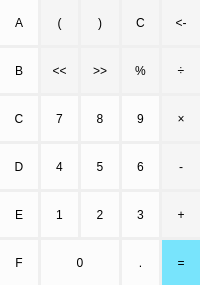
          <widget class="QWidget" name="buttonPage">
           <attribute name="title">
            <string> 键盘</string>
           </attribute>
           <layout class="QVBoxLayout" name="verticalLayout_3">
            <property name="leftMargin">
             <number>0</number>
            </property>
            <property name="topMargin">
             <number>0</number>
            </property>
            <property name="rightMargin">
             <number>0</number>
            </property>
            <property name="bottomMargin">
             <number>0</number>
            </property>
            <item>
             <layout class="QGridLayout" name="gridLayout">
              <property name="spacing">
               <number>3</number>
              </property>
              <item row="3" column="3">
               <widget class="QPushButton" name="num9">
                <property name="sizePolicy">
                 <sizepolicy hsizetype="Preferred" vsizetype="Preferred">
                  <horstretch>0</horstretch>
                  <verstretch>0</verstretch>
                 </sizepolicy>
                </property>
                <property name="minimumSize">
                 <size>
                  <width>0</width>
                  <height>45</height>
                 </size>
                </property>
                <property name="focusPolicy">
                 <enum>Qt::TabFocus</enum>
                </property>
                <property name="styleSheet">
                 <string notr="true">QPushButton
{
	background-color: rgba(255,255, 255,200);
	border:15px;
}
QPushButton:hover
{
    background-color: rgba(200,200, 200,200);
	border:15px;
}
QPushButton:pressed
{
  	background-color: rgba(137,137, 137,200);
	border:15px;
}</string>
                </property>
                <property name="text">
                 <string>9</string>
                </property>
               </widget>
              </item>
              <item row="2" column="2">
               <widget class="QPushButton" name="opRsh">
                <property name="sizePolicy">
                 <sizepolicy hsizetype="Preferred" vsizetype="Preferred">
                  <horstretch>0</horstretch>
                  <verstretch>0</verstretch>
                 </sizepolicy>
                </property>
                <property name="minimumSize">
                 <size>
                  <width>0</width>
                  <height>45</height>
                 </size>
                </property>
                <property name="focusPolicy">
                 <enum>Qt::TabFocus</enum>
                </property>
                <property name="styleSheet">
                 <string notr="true">QPushButton
{
	background-color: rgba(255,255, 255,100);
	border:15px;
}
QPushButton:hover
{
    background-color: rgba(200,200, 200,100);
	border:15px;
}
QPushButton:pressed
{
  	background-color: rgba(137,137, 137,100);
	border:15px;
}</string>
                </property>
                <property name="text">
                 <string>&gt;&gt;</string>
                </property>
               </widget>
              </item>
              <item row="4" column="2">
               <widget class="QPushButton" name="num5">
                <property name="sizePolicy">
                 <sizepolicy hsizetype="Preferred" vsizetype="Preferred">
                  <horstretch>0</horstretch>
                  <verstretch>0</verstretch>
                 </sizepolicy>
                </property>
                <property name="minimumSize">
                 <size>
                  <width>0</width>
                  <height>45</height>
                 </size>
                </property>
                <property name="focusPolicy">
                 <enum>Qt::TabFocus</enum>
                </property>
                <property name="styleSheet">
                 <string notr="true">QPushButton
{
	background-color: rgba(255,255, 255,200);
	border:15px;
}
QPushButton:hover
{
    background-color: rgba(200,200, 200,200);
	border:15px;
}
QPushButton:pressed
{
  	background-color: rgba(137,137, 137,200);
	border:15px;
}</string>
                </property>
                <property name="text">
                 <string>5</string>
                </property>
               </widget>
              </item>
              <item row="3" column="2">
               <widget class="QPushButton" name="num8">
                <property name="sizePolicy">
                 <sizepolicy hsizetype="Preferred" vsizetype="Preferred">
                  <horstretch>0</horstretch>
                  <verstretch>0</verstretch>
                 </sizepolicy>
                </property>
                <property name="minimumSize">
                 <size>
                  <width>0</width>
                  <height>45</height>
                 </size>
                </property>
                <property name="focusPolicy">
                 <enum>Qt::TabFocus</enum>
                </property>
                <property name="styleSheet">
                 <string notr="true">QPushButton
{
	background-color: rgba(255,255, 255,200);
	border:15px;
}
QPushButton:hover
{
    background-color: rgba(200,200, 200,200);
	border:15px;
}
QPushButton:pressed
{
  	background-color: rgba(137,137, 137,200);
	border:15px;
}</string>
                </property>
                <property name="text">
                 <string>8</string>
                </property>
               </widget>
              </item>
              <item row="2" column="4">
               <widget class="QPushButton" name="opDiv">
                <property name="sizePolicy">
                 <sizepolicy hsizetype="Preferred" vsizetype="Preferred">
                  <horstretch>0</horstretch>
                  <verstretch>0</verstretch>
                 </sizepolicy>
                </property>
                <property name="minimumSize">
                 <size>
                  <width>0</width>
                  <height>45</height>
                 </size>
                </property>
                <property name="focusPolicy">
                 <enum>Qt::TabFocus</enum>
                </property>
                <property name="styleSheet">
                 <string notr="true">QPushButton
{
	background-color: rgba(255,255, 255,100);
	border:15px;
}
QPushButton:hover
{
    background-color: rgba(200,200, 200,100);
	border:15px;
}
QPushButton:pressed
{
  	background-color: rgba(137,137, 137,100);
	border:15px;
}</string>
                </property>
                <property name="text">
                 <string>÷</string>
                </property>
               </widget>
              </item>
              <item row="5" column="4">
               <widget class="QPushButton" name="opAdd">
                <property name="sizePolicy">
                 <sizepolicy hsizetype="Preferred" vsizetype="Preferred">
                  <horstretch>0</horstretch>
                  <verstretch>0</verstretch>
                 </sizepolicy>
                </property>
                <property name="minimumSize">
                 <size>
                  <width>0</width>
                  <height>45</height>
                 </size>
                </property>
                <property name="mouseTracking">
                 <bool>true</bool>
                </property>
                <property name="focusPolicy">
                 <enum>Qt::TabFocus</enum>
                </property>
                <property name="styleSheet">
                 <string notr="true">QPushButton
{
	background-color: rgba(255,255, 255,100);
	border:15px;
}
QPushButton:hover
{
    background-color: rgba(200,200, 200,100);
	border:15px;
}
QPushButton:pressed
{
  	background-color: rgba(137,137, 137,100);
	border:15px;
}</string>
                </property>
                <property name="text">
                 <string>+</string>
                </property>
                <property name="default">
                 <bool>false</bool>
                </property>
               </widget>
              </item>
              <item row="6" column="4">
               <widget class="QPushButton" name="opEqual">
                <property name="sizePolicy">
                 <sizepolicy hsizetype="Minimum" vsizetype="Preferred">
                  <horstretch>0</horstretch>
                  <verstretch>0</verstretch>
                 </sizepolicy>
                </property>
                <property name="minimumSize">
                 <size>
                  <width>0</width>
                  <height>45</height>
                 </size>
                </property>
                <property name="mouseTracking">
                 <bool>true</bool>
                </property>
                <property name="styleSheet">
                 <string notr="true">QPushButton
{
	background-color: rgba(87,224, 255,200);
	border:15px;
}
QPushButton:hover
{
    background-color: rgba(50, 200, 255,200);
	border:15px;
}
QPushButton:pressed
{
  	background-color: rgba(0,150, 255,200);
	border:15px;
}</string>
                </property>
                <property name="text">
                 <string>=</string>
                </property>
                <property name="default">
                 <bool>true</bool>
                </property>
               </widget>
              </item>
              <item row="1" column="3">
               <widget class="QPushButton" name="opClear">
                <property name="sizePolicy">
                 <sizepolicy hsizetype="Preferred" vsizetype="Preferred">
                  <horstretch>0</horstretch>
                  <verstretch>0</verstretch>
                 </sizepolicy>
                </property>
                <property name="minimumSize">
                 <size>
                  <width>0</width>
                  <height>45</height>
                 </size>
                </property>
                <property name="focusPolicy">
                 <enum>Qt::TabFocus</enum>
                </property>
                <property name="styleSheet">
                 <string notr="true">QPushButton
{
	background-color: rgba(255,255, 255,100);
	border:15px;
}
QPushButton:hover
{
    background-color: rgba(200,200, 200,100);
	border:15px;
}
QPushButton:pressed
{
  	background-color: rgba(137,137, 137,100);
	border:15px;
}</string>
                </property>
                <property name="text">
                 <string>C</string>
                </property>
               </widget>
              </item>
              <item row="4" column="3">
               <widget class="QPushButton" name="num6">
                <property name="sizePolicy">
                 <sizepolicy hsizetype="Preferred" vsizetype="Preferred">
                  <horstretch>0</horstretch>
                  <verstretch>0</verstretch>
                 </sizepolicy>
                </property>
                <property name="minimumSize">
                 <size>
                  <width>0</width>
                  <height>45</height>
                 </size>
                </property>
                <property name="focusPolicy">
                 <enum>Qt::TabFocus</enum>
                </property>
                <property name="styleSheet">
                 <string notr="true">QPushButton
{
	background-color: rgba(255,255, 255,200);
	border:15px;
}
QPushButton:hover
{
    background-color: rgba(200,200, 200,200);
	border:15px;
}
QPushButton:pressed
{
  	background-color: rgba(137,137, 137,200);
	border:15px;
}</string>
                </property>
                <property name="text">
                 <string>6</string>
                </property>
               </widget>
              </item>
              <item row="4" column="4">
               <widget class="QPushButton" name="opSub">
                <property name="sizePolicy">
                 <sizepolicy hsizetype="Preferred" vsizetype="Preferred">
                  <horstretch>0</horstretch>
                  <verstretch>0</verstretch>
                 </sizepolicy>
                </property>
                <property name="minimumSize">
                 <size>
                  <width>0</width>
                  <height>45</height>
                 </size>
                </property>
                <property name="focusPolicy">
                 <enum>Qt::TabFocus</enum>
                </property>
                <property name="styleSheet">
                 <string notr="true">QPushButton
{
	background-color: rgba(255,255, 255,100);
	border:15px;
}
QPushButton:hover
{
    background-color: rgba(200,200, 200,100);
	border:15px;
}
QPushButton:pressed
{
  	background-color: rgba(137,137, 137,100);
	border:15px;
}</string>
                </property>
                <property name="text">
                 <string>-</string>
                </property>
               </widget>
              </item>
              <item row="5" column="2">
               <widget class="QPushButton" name="num2">
                <property name="sizePolicy">
                 <sizepolicy hsizetype="Minimum" vsizetype="Preferred">
                  <horstretch>0</horstretch>
                  <verstretch>0</verstretch>
                 </sizepolicy>
                </property>
                <property name="minimumSize">
                 <size>
                  <width>0</width>
                  <height>45</height>
                 </size>
                </property>
                <property name="mouseTracking">
                 <bool>true</bool>
                </property>
                <property name="focusPolicy">
                 <enum>Qt::TabFocus</enum>
                </property>
                <property name="styleSheet">
                 <string notr="true">QPushButton
{
	background-color: rgba(255,255, 255,200);
	border:15px;
}
QPushButton:hover
{
    background-color: rgba(200,200, 200,200);
	border:15px;
}
QPushButton:pressed
{
  	background-color: rgba(137,137, 137,200);
	border:15px;
}</string>
                </property>
                <property name="text">
                 <string>2</string>
                </property>
               </widget>
              </item>
              <item row="6" column="3">
               <widget class="QPushButton" name="opDot">
                <property name="sizePolicy">
                 <sizepolicy hsizetype="Preferred" vsizetype="Preferred">
                  <horstretch>0</horstretch>
                  <verstretch>0</verstretch>
                 </sizepolicy>
                </property>
                <property name="minimumSize">
                 <size>
                  <width>0</width>
                  <height>45</height>
                 </size>
                </property>
                <property name="mouseTracking">
                 <bool>true</bool>
                </property>
                <property name="focusPolicy">
                 <enum>Qt::TabFocus</enum>
                </property>
                <property name="styleSheet">
                 <string notr="true">QPushButton
{
	background-color: rgba(255,255, 255,200);
	border:15px;
}
QPushButton:hover
{
    background-color: rgba(200,200, 200,200);
	border:15px;
}
QPushButton:pressed
{
  	background-color: rgba(137,137, 137,200);
	border:15px;
}</string>
                </property>
                <property name="text">
                 <string>.</string>
                </property>
               </widget>
              </item>
              <item row="5" column="3">
               <widget class="QPushButton" name="num3">
                <property name="sizePolicy">
                 <sizepolicy hsizetype="Preferred" vsizetype="Preferred">
                  <horstretch>0</horstretch>
                  <verstretch>0</verstretch>
                 </sizepolicy>
                </property>
                <property name="minimumSize">
                 <size>
                  <width>0</width>
                  <height>45</height>
                 </size>
                </property>
                <property name="mouseTracking">
                 <bool>true</bool>
                </property>
                <property name="focusPolicy">
                 <enum>Qt::TabFocus</enum>
                </property>
                <property name="styleSheet">
                 <string notr="true">QPushButton
{
	background-color: rgba(255,255, 255,200);
	border:15px;
}
QPushButton:hover
{
    background-color: rgba(200,200, 200,200);
	border:15px;
}
QPushButton:pressed
{
  	background-color: rgba(137,137, 137,200);
	border:15px;
}</string>
                </property>
                <property name="text">
                 <string>3</string>
                </property>
               </widget>
              </item>
              <item row="2" column="1">
               <widget class="QPushButton" name="opLsh">
                <property name="sizePolicy">
                 <sizepolicy hsizetype="Preferred" vsizetype="Preferred">
                  <horstretch>0</horstretch>
                  <verstretch>0</verstretch>
                 </sizepolicy>
                </property>
                <property name="minimumSize">
                 <size>
                  <width>0</width>
                  <height>45</height>
                 </size>
                </property>
                <property name="focusPolicy">
                 <enum>Qt::TabFocus</enum>
                </property>
                <property name="styleSheet">
                 <string notr="true">QPushButton
{
	background-color: rgba(255,255, 255,100);
	border:15px;
}
QPushButton:hover
{
    background-color: rgba(200,200, 200,100);
	border:15px;
}
QPushButton:pressed
{
  	background-color: rgba(137,137, 137,100);
	border:15px;
}</string>
                </property>
                <property name="text">
                 <string>&lt;&lt;</string>
                </property>
               </widget>
              </item>
              <item row="1" column="4">
               <widget class="QPushButton" name="bckSpace">
                <property name="sizePolicy">
                 <sizepolicy hsizetype="Preferred" vsizetype="Preferred">
                  <horstretch>0</horstretch>
                  <verstretch>0</verstretch>
                 </sizepolicy>
                </property>
                <property name="minimumSize">
                 <size>
                  <width>0</width>
                  <height>45</height>
                 </size>
                </property>
                <property name="focusPolicy">
                 <enum>Qt::TabFocus</enum>
                </property>
                <property name="styleSheet">
                 <string notr="true">QPushButton
{
	background-color: rgba(255,255, 255,100);
	border:15px;
}
QPushButton:hover
{
    background-color: rgba(200,200, 200,100);
	border:15px;
}
QPushButton:pressed
{
  	background-color: rgba(137,137, 137,100);
	border:15px;
}</string>
                </property>
                <property name="text">
                 <string>&lt;-</string>
                </property>
               </widget>
              </item>
              <item row="4" column="1">
               <widget class="QPushButton" name="num4">
                <property name="sizePolicy">
                 <sizepolicy hsizetype="Preferred" vsizetype="Preferred">
                  <horstretch>0</horstretch>
                  <verstretch>0</verstretch>
                 </sizepolicy>
                </property>
                <property name="minimumSize">
                 <size>
                  <width>0</width>
                  <height>45</height>
                 </size>
                </property>
                <property name="focusPolicy">
                 <enum>Qt::TabFocus</enum>
                </property>
                <property name="styleSheet">
                 <string notr="true">QPushButton
{
	background-color: rgba(255,255, 255,200);
	border:15px;
}
QPushButton:hover
{
    background-color: rgba(200,200, 200,200);
	border:15px;
}
QPushButton:pressed
{
  	background-color: rgba(137,137, 137,200);
	border:15px;
}</string>
                </property>
                <property name="text">
                 <string>4</string>
                </property>
               </widget>
              </item>
              <item row="1" column="1">
               <widget class="QPushButton" name="opBrckL">
                <property name="sizePolicy">
                 <sizepolicy hsizetype="Preferred" vsizetype="Preferred">
                  <horstretch>0</horstretch>
                  <verstretch>0</verstretch>
                 </sizepolicy>
                </property>
                <property name="minimumSize">
                 <size>
                  <width>0</width>
                  <height>45</height>
                 </size>
                </property>
                <property name="maximumSize">
                 <size>
                  <width>16777215</width>
                  <height>16777215</height>
                 </size>
                </property>
                <property name="focusPolicy">
                 <enum>Qt::TabFocus</enum>
                </property>
                <property name="styleSheet">
                 <string notr="true">QPushButton
{
	background-color: rgba(255,255, 255,100);
	border:15px;
}
QPushButton:hover
{
    background-color: rgba(200,200, 200,100);
	border:15px;
}
QPushButton:pressed
{
  	background-color: rgba(137,137, 137,100);
	border:15px;
}</string>
                </property>
                <property name="text">
                 <string>(</string>
                </property>
               </widget>
              </item>
              <item row="1" column="2">
               <widget class="QPushButton" name="opBrckR">
                <property name="sizePolicy">
                 <sizepolicy hsizetype="Preferred" vsizetype="Preferred">
                  <horstretch>0</horstretch>
                  <verstretch>0</verstretch>
                 </sizepolicy>
                </property>
                <property name="minimumSize">
                 <size>
                  <width>0</width>
                  <height>45</height>
                 </size>
                </property>
                <property name="focusPolicy">
                 <enum>Qt::TabFocus</enum>
                </property>
                <property name="styleSheet">
                 <string notr="true">QPushButton
{
	background-color: rgba(255,255, 255,100);
	border:15px;
}
QPushButton:hover
{
    background-color: rgba(200,200, 200,100);
	border:15px;
}
QPushButton:pressed
{
  	background-color: rgba(137,137, 137,100);
	border:15px;
}</string>
                </property>
                <property name="text">
                 <string>)</string>
                </property>
               </widget>
              </item>
              <item row="6" column="1" colspan="2">
               <widget class="QPushButton" name="num0">
                <property name="sizePolicy">
                 <sizepolicy hsizetype="Preferred" vsizetype="Preferred">
                  <horstretch>0</horstretch>
                  <verstretch>0</verstretch>
                 </sizepolicy>
                </property>
                <property name="minimumSize">
                 <size>
                  <width>0</width>
                  <height>45</height>
                 </size>
                </property>
                <property name="mouseTracking">
                 <bool>true</bool>
                </property>
                <property name="focusPolicy">
                 <enum>Qt::TabFocus</enum>
                </property>
                <property name="styleSheet">
                 <string notr="true">QPushButton
{
	background-color: rgba(255,255, 255,200);
	border:15px;
}
QPushButton:hover
{
    background-color: rgba(200,200, 200,200);
	border:15px;
}
QPushButton:pressed
{
  	background-color: rgba(137,137, 137,200);
	border:15px;
}</string>
                </property>
                <property name="text">
                 <string>0</string>
                </property>
               </widget>
              </item>
              <item row="3" column="1">
               <widget class="QPushButton" name="num7">
                <property name="sizePolicy">
                 <sizepolicy hsizetype="Preferred" vsizetype="Preferred">
                  <horstretch>0</horstretch>
                  <verstretch>0</verstretch>
                 </sizepolicy>
                </property>
                <property name="minimumSize">
                 <size>
                  <width>0</width>
                  <height>45</height>
                 </size>
                </property>
                <property name="focusPolicy">
                 <enum>Qt::TabFocus</enum>
                </property>
                <property name="styleSheet">
                 <string notr="true">QPushButton
{
	background-color: rgba(255,255, 255,200);
	border:15px;
}
QPushButton:hover
{
    background-color: rgba(200,200, 200,200);
	border:15px;
}
QPushButton:pressed
{
  	background-color: rgba(137,137, 137,200);
	border:15px;
}</string>
                </property>
                <property name="text">
                 <string>7</string>
                </property>
               </widget>
              </item>
              <item row="2" column="3">
               <widget class="QPushButton" name="opMod">
                <property name="sizePolicy">
                 <sizepolicy hsizetype="Preferred" vsizetype="Preferred">
                  <horstretch>0</horstretch>
                  <verstretch>0</verstretch>
                 </sizepolicy>
                </property>
                <property name="minimumSize">
                 <size>
                  <width>0</width>
                  <height>45</height>
                 </size>
                </property>
                <property name="focusPolicy">
                 <enum>Qt::TabFocus</enum>
                </property>
                <property name="styleSheet">
                 <string notr="true">QPushButton
{
	background-color: rgba(255,255, 255,100);
	border:15px;
}
QPushButton:hover
{
    background-color: rgba(200,200, 200,100);
	border:15px;
}
QPushButton:pressed
{
  	background-color: rgba(137,137, 137,100);
	border:15px;
}</string>
                </property>
                <property name="text">
                 <string>%</string>
                </property>
               </widget>
              </item>
              <item row="5" column="1">
               <widget class="QPushButton" name="num1">
                <property name="sizePolicy">
                 <sizepolicy hsizetype="Preferred" vsizetype="Preferred">
                  <horstretch>0</horstretch>
                  <verstretch>0</verstretch>
                 </sizepolicy>
                </property>
                <property name="minimumSize">
                 <size>
                  <width>0</width>
                  <height>45</height>
                 </size>
                </property>
                <property name="focusPolicy">
                 <enum>Qt::TabFocus</enum>
                </property>
                <property name="styleSheet">
                 <string notr="true">QPushButton
{
	background-color: rgba(255,255, 255,200);
	border:15px;
}
QPushButton:hover
{
    background-color: rgba(200,200, 200,200);
	border:15px;
}
QPushButton:pressed
{
  	background-color: rgba(137,137, 137,200);
	border:15px;
}</string>
                </property>
                <property name="text">
                 <string>1</string>
                </property>
               </widget>
              </item>
              <item row="3" column="4">
               <widget class="QPushButton" name="opMulti">
                <property name="sizePolicy">
                 <sizepolicy hsizetype="Preferred" vsizetype="Preferred">
                  <horstretch>0</horstretch>
                  <verstretch>0</verstretch>
                 </sizepolicy>
                </property>
                <property name="minimumSize">
                 <size>
                  <width>0</width>
                  <height>45</height>
                 </size>
                </property>
                <property name="focusPolicy">
                 <enum>Qt::TabFocus</enum>
                </property>
                <property name="styleSheet">
                 <string notr="true">QPushButton
{
	background-color: rgba(255,255, 255,100);
	border:15px;
}
QPushButton:hover
{
    background-color: rgba(200,200, 200,100);
	border:15px;
}
QPushButton:pressed
{
  	background-color: rgba(137,137, 137,100);
	border:15px;
}</string>
                </property>
                <property name="text">
                 <string>×</string>
                </property>
               </widget>
              </item>
              <item row="1" column="0">
               <widget class="QPushButton" name="opA">
                <property name="sizePolicy">
                 <sizepolicy hsizetype="Preferred" vsizetype="Preferred">
                  <horstretch>0</horstretch>
                  <verstretch>0</verstretch>
                 </sizepolicy>
                </property>
                <property name="styleSheet">
                 <string notr="true">QPushButton
{
	background-color: rgba(255,255, 255,200);
	border:15px;
}
QPushButton:hover
{
    background-color: rgba(200,200, 200,200);
	border:15px;
}
QPushButton:pressed
{
  	background-color: rgba(137,137, 137,200);
	border:15px;
}</string>
                </property>
                <property name="text">
                 <string>A</string>
                </property>
               </widget>
              </item>
              <item row="2" column="0">
               <widget class="QPushButton" name="opB">
                <property name="sizePolicy">
                 <sizepolicy hsizetype="Preferred" vsizetype="Preferred">
                  <horstretch>0</horstretch>
                  <verstretch>0</verstretch>
                 </sizepolicy>
                </property>
                <property name="styleSheet">
                 <string notr="true">QPushButton
{
	background-color: rgba(255,255, 255,200);
	border:15px;
}
QPushButton:hover
{
    background-color: rgba(200,200, 200,200);
	border:15px;
}
QPushButton:pressed
{
  	background-color: rgba(137,137, 137,200);
	border:15px;
}</string>
                </property>
                <property name="text">
                 <string>B</string>
                </property>
               </widget>
              </item>
              <item row="3" column="0">
               <widget class="QPushButton" name="opC">
                <property name="sizePolicy">
                 <sizepolicy hsizetype="Preferred" vsizetype="Preferred">
                  <horstretch>0</horstretch>
                  <verstretch>0</verstretch>
                 </sizepolicy>
                </property>
                <property name="styleSheet">
                 <string notr="true">QPushButton
{
	background-color: rgba(255,255, 255,200);
	border:15px;
}
QPushButton:hover
{
    background-color: rgba(200,200, 200,200);
	border:15px;
}
QPushButton:pressed
{
  	background-color: rgba(137,137, 137,200);
	border:15px;
}</string>
                </property>
                <property name="text">
                 <string>C</string>
                </property>
               </widget>
              </item>
              <item row="4" column="0">
               <widget class="QPushButton" name="opD">
                <property name="sizePolicy">
                 <sizepolicy hsizetype="Preferred" vsizetype="Preferred">
                  <horstretch>0</horstretch>
                  <verstretch>0</verstretch>
                 </sizepolicy>
                </property>
                <property name="styleSheet">
                 <string notr="true">QPushButton
{
	background-color: rgba(255,255, 255,200);
	border:15px;
}
QPushButton:hover
{
    background-color: rgba(200,200, 200,200);
	border:15px;
}
QPushButton:pressed
{
  	background-color: rgba(137,137, 137,200);
	border:15px;
}</string>
                </property>
                <property name="text">
                 <string>D</string>
                </property>
               </widget>
              </item>
              <item row="5" column="0">
               <widget class="QPushButton" name="opE">
                <property name="enabled">
                 <bool>true</bool>
                </property>
                <property name="sizePolicy">
                 <sizepolicy hsizetype="Preferred" vsizetype="Preferred">
                  <horstretch>0</horstretch>
                  <verstretch>0</verstretch>
                 </sizepolicy>
                </property>
                <property name="styleSheet">
                 <string notr="true">QPushButton
{
	background-color: rgba(255,255, 255,200);
	border:15px;
}
QPushButton:hover
{
    background-color: rgba(200,200, 200,200);
	border:15px;
}
QPushButton:pressed
{
  	background-color: rgba(137,137, 137,200);
	border:15px;
}</string>
                </property>
                <property name="text">
                 <string>E</string>
                </property>
               </widget>
              </item>
              <item row="6" column="0">
               <widget class="QPushButton" name="opF">
                <property name="sizePolicy">
                 <sizepolicy hsizetype="Preferred" vsizetype="Preferred">
                  <horstretch>0</horstretch>
                  <verstretch>0</verstretch>
                 </sizepolicy>
                </property>
                <property name="styleSheet">
                 <string notr="true">QPushButton
{
	background-color: rgba(255,255, 255,200);
	border:15px;
}
QPushButton:hover
{
    background-color: rgba(200,200, 200,200);
	border:15px;
}
QPushButton:pressed
{
  	background-color: rgba(137,137, 137,200);
	border:15px;
}</string>
                </property>
                <property name="text">
                 <string>F</string>
                </property>
               </widget>
              </item>
             </layout>
            </item>
           </layout>
          </widget>
